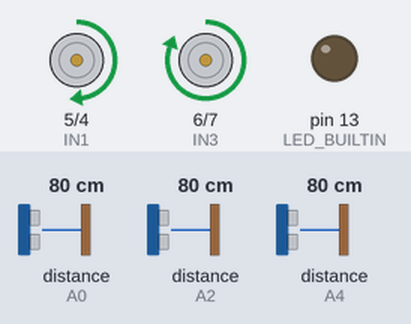
Recording of a sketch running on a simulated Arduino Uno, built with avr-gcc and run on an emulated ATmega328P. On the bench: motor-driver pin pairs drawn as motors (green arrow = first pin HIGH = forward, orange = second pin HIGH = backward, longer = more drive, scaled by the enable pin), output pins drawn as LEDs (lit = HIGH). Wiring (inferred from the names in the program): 3 × ultrasonic range finder: trigger A1, echo A0 / trigger A3, echo A2 / trigger A5, echo A4. Inputs (shaded band) come from the test bench; at power-on: distance to the obstacle (sensors on A0, A2, A4) 80 cm. The echo pulse lasts 58.3 µs per cm; pins used as bus, display or sensor lines are not drawn; what the sketch prints to the serial monitor is not drawn.

Above: at 1.3 s.
1.4 s: distance to the obstacle (sensor on A0) set to 24 cm
2.9 s: distance to the obstacle (sensor on A0) set to 20 cm
At 3.7 s:
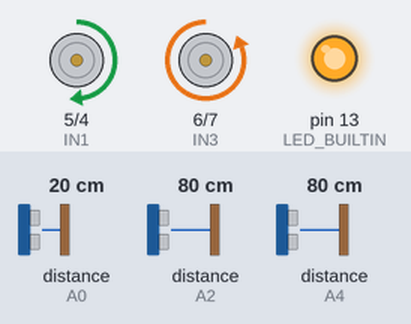
5.9 s: distance to the obstacle (sensor on A0) set to 35 cm
At 7.6 s:
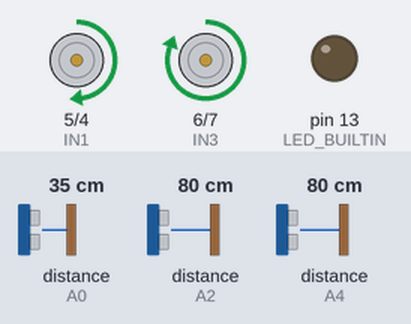
8.0 s: distance to the obstacle (sensor on A2) set to 23 cm
11.0 s: distance to the obstacle (sensor on A2) set to 19 cm
At 11.21 s:
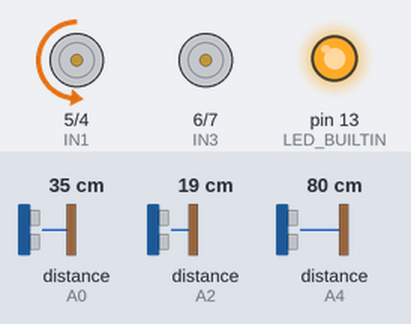
14.0 s: distance to the obstacle (sensor on A2) set to 35 cm
At 14.7 s:
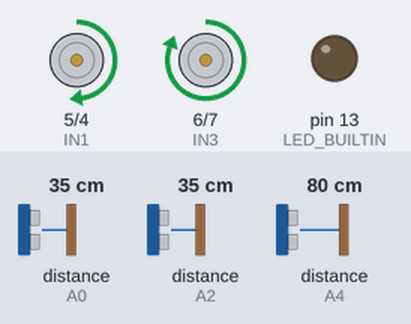
Timing chart, 0 to 16.7 s (numbered marks = the images above; inputs shaded):
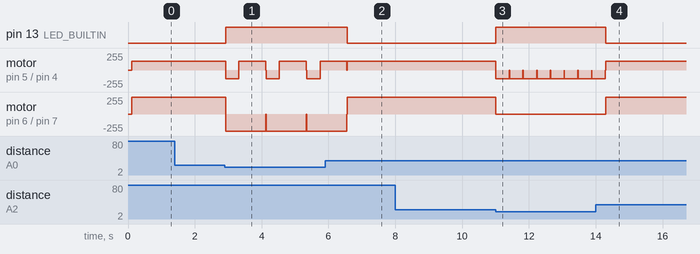

Measured:
- the behaviour switches between 22 and 21 cm on distance to the obstacle (sensor on A0) (found by bisection; images 0 and 1)
- the behaviour switches between 22 and 21 cm on distance to the obstacle (sensor on A2) (found by bisection; images 2 and 3)
- after the input at 1.4 s, every drawn part: stays the same
- after the input at 2.9 s, pin 13 (LED_BUILTIN): LOW → HIGH at once; motor on pin 5 (IN1) / pin 4 (IN2): alternates forward 130/255 for 0.80 s and backward 130/255 for 0.41 s, starting at once; motor on pin 6 (IN3) / pin 7 (IN4): forward 255/255 → backward 255/255 at once
- after the input at 5.9 s, pin 13 (LED_BUILTIN): HIGH → LOW after 0.66 s
- after the input at 8.0 s, every drawn part: stays the same
- after the input at 11.0 s, pin 13 (LED_BUILTIN): LOW → HIGH at once; motor on pin 5 (IN1) / pin 4 (IN2): alternates backward 130/255 for 0.40 s and stopped for 0.01 s, starting at once; motor on pin 6 (IN3) / pin 7 (IN4): forward 255/255 → stopped at once
- after the input at 14.0 s, pin 13 (LED_BUILTIN): HIGH → LOW after 0.29 s; motor on pin 6 (IN3) / pin 7 (IN4): stopped → forward 255/255 after 0.29 s

The sketch:

RobotAutonomo.ino
```cpp
// --- Pines sensores ultrasonicos ---
#define TRIG_LEFT   A3
#define ECHO_LEFT   A2
#define TRIG_CENTER A1
#define ECHO_CENTER A0
#define TRIG_RIGHT  A5
#define ECHO_RIGHT A4

#define OBSTACLE_DIST 20

// --- Velocidades individuales ---
const int SPEED_LEFT = 130;
const int SPEED_RIGHT = 128;

// Pines motores
const int ENA = 3;
const int IN1 = 5;
const int IN2 = 4;
const int IN3 = 6;
const int IN4 = 7;
const int ENB = 8;

bool goesForward = false;

// Distancias
int distLeft = 100;
int distCenter = 100;
int distRight = 100;

// Duraciones
const int TURN_90 = 400;
const int TURN_180 = 800;
const int BACK_DELAY = 400;

void setup() {
  pinMode(TRIG_LEFT, OUTPUT); pinMode(ECHO_LEFT, INPUT);
  pinMode(TRIG_CENTER, OUTPUT); pinMode(ECHO_CENTER, INPUT);
  pinMode(TRIG_RIGHT, OUTPUT); pinMode(ECHO_RIGHT, INPUT);

  pinMode(ENA, OUTPUT); pinMode(ENB, OUTPUT);
  pinMode(IN1, OUTPUT); pinMode(IN2, OUTPUT);
  pinMode(IN3, OUTPUT); pinMode(IN4, OUTPUT);

  pinMode(LED_BUILTIN, OUTPUT);
  Serial.begin(115200);
  Serial.println("🤖 Robot autónomo con 3 sensores (pivot rueda hacia atrás)");

  analogWrite(ENA, SPEED_LEFT);
  analogWrite(ENB, SPEED_RIGHT);
  delay(100);
}

void loop() {
  distLeft = readPingFast(TRIG_LEFT, ECHO_LEFT);
  distCenter = readPingFast(TRIG_CENTER, ECHO_CENTER);
  distRight = readPingFast(TRIG_RIGHT, ECHO_RIGHT);

  Serial.print("Izq: "); Serial.print(distLeft);
  Serial.print(" cm | Cen: "); Serial.print(distCenter);
  Serial.print(" cm | Der: "); Serial.print(distRight); Serial.println(" cm");

  if (distCenter <= OBSTACLE_DIST) {
    digitalWrite(LED_BUILTIN, HIGH);
    moveBackward();
    delay(BACK_DELAY);
    rotate180();
  }
  else if (distLeft <= OBSTACLE_DIST) {
    digitalWrite(LED_BUILTIN, HIGH);
    pivotRightBackwards(); // Rueda hacia atrás
  }
  else if (distRight <= OBSTACLE_DIST) {
    digitalWrite(LED_BUILTIN, HIGH);
    pivotLeftBackwards();  // Rueda hacia atrás
  }
  else {
    digitalWrite(LED_BUILTIN, LOW);
    moveForward();
  }
}

// --- Lectura ultrasónica rápida ---
int readPingFast(int trigPin, int echoPin) {
  digitalWrite(trigPin, LOW); delayMicroseconds(2);
  digitalWrite(trigPin, HIGH); delayMicroseconds(5);
  digitalWrite(trigPin, LOW);

  long duration = pulseIn(echoPin, HIGH, 10000);
  int cm = duration * 0.0343 / 2;
  if (cm == 0) cm = 250;
  return cm;
}

// --- Movimiento ---
void moveStop() {
  goesForward = false;
  digitalWrite(IN1, LOW); digitalWrite(IN2, LOW);
  digitalWrite(IN3, LOW); digitalWrite(IN4, LOW);
}

void moveForward() {
  if (!goesForward) { goesForward = true; Serial.println("▶️ Avanzando..."); }
  analogWrite(ENA, SPEED_LEFT);
  analogWrite(ENB, SPEED_RIGHT);
  digitalWrite(IN1, HIGH); digitalWrite(IN2, LOW);
  digitalWrite(IN3, HIGH); digitalWrite(IN4, LOW);
}

void moveBackward() {
  goesForward = false;
  Serial.println("⏪ Retrocediendo...");
  analogWrite(ENA, SPEED_LEFT);
  analogWrite(ENB, SPEED_RIGHT);
  digitalWrite(IN1, LOW); digitalWrite(IN2, HIGH);
  digitalWrite(IN3, LOW); digitalWrite(IN4, HIGH);
}

// --- Pivot con rueda hacia atrás ---
void pivotRightBackwards() {
  Serial.println("↪️ Pivot derecha (rueda trasera)");
  analogWrite(ENA, SPEED_LEFT);
  analogWrite(ENB, SPEED_RIGHT);
  digitalWrite(IN1, LOW);  digitalWrite(IN2, HIGH); // rueda izquierda hacia atrás
  digitalWrite(IN3, LOW);  digitalWrite(IN4, LOW);  // rueda derecha parada
  delay(TURN_90);
  moveStop();
}

void pivotLeftBackwards() {
  Serial.println("↩️ Pivot izquierda (rueda trasera)");
  analogWrite(ENA, SPEED_LEFT);
  analogWrite(ENB, SPEED_RIGHT);
  digitalWrite(IN1, LOW);  digitalWrite(IN2, LOW);  // rueda izquierda parada
  digitalWrite(IN3, LOW);  digitalWrite(IN4, HIGH); // rueda derecha hacia atrás
  delay(TURN_90);
  moveStop();
}

void rotate180() {
  Serial.println("🔄 Giro 180°");
  analogWrite(ENA, SPEED_LEFT);
  analogWrite(ENB, SPEED_RIGHT);
  digitalWrite(IN1, HIGH); digitalWrite(IN2, LOW);
  digitalWrite(IN3, LOW);  digitalWrite(IN4, HIGH);
  delay(TURN_180);
  moveStop();
}
```
